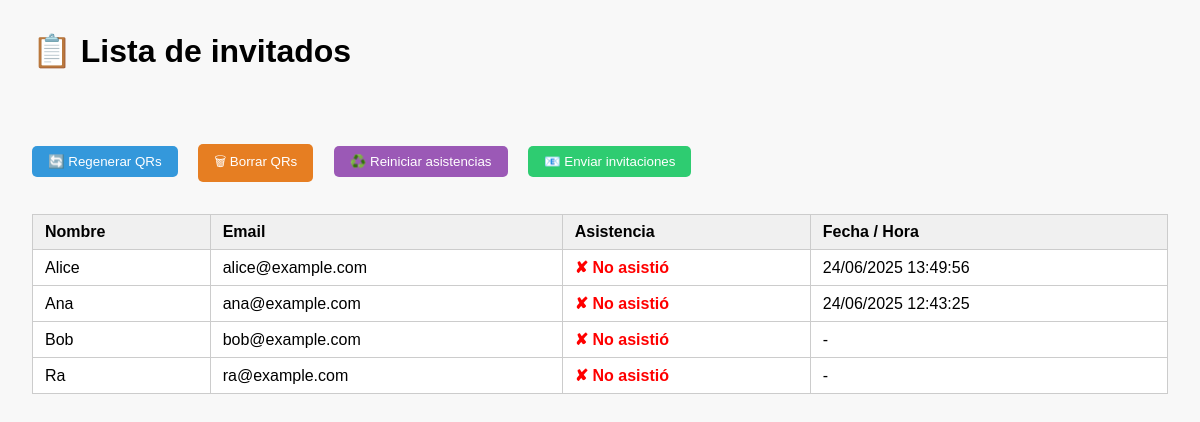
The page / on the database its author committed.
### main.py (models this page shows)
class Invitado(Base):
    __tablename__ = "invitados"
    id = Column(String, primary_key=True, index=True)
    nombre = Column(String, nullable=False)
    email = Column(String, nullable=True, unique=True)
    ha_asistido = Column(Boolean, default=False)
    fecha_hora = Column(DateTime, nullable=True)  # agregar esta línea

### main.py (the view)
@app.get("/", response_class=HTMLResponse)
def home(request: Request, msg: str = None):
    db = SessionLocal()
    invitados = db.query(Invitado).order_by(Invitado.nombre).all()
    db.close()
    return templates.TemplateResponse("inicio.html", {"request": request, "invitados": invitados, "msg": msg})

### templates/inicio.html (shortened to what this page needs)
<!DOCTYPE html>
<html lang="es">
<head>
</head>
<body>
    <h1>📋 Lista de invitados</h1>
    <div class="acciones">
        <form method="post" action="/regenerar" style="display:inline;">
            <button type="submit" class="regenerar">🔄 Regenerar QRs</button>
        </form>
        <form method="post" action="/limpiar" style="display:inline;">
            <button type="submit" class="limpiar">🗑 Borrar QRs</button>
        </form>
        <form method="post" action="/reset-asistencias" style="display:inline;">
            <button type="submit" class="reiniciar">♻️ Reiniciar asistencias</button>
        </form>
        <form method="post" action="/enviar-emails" style="display:inline;">
            <button type="submit" class="emails">📧 Enviar invitaciones</button>
        </form>
    </div>
    <table>
        <thead>
            <tr>
                <th>Nombre</th>
                <th>Email</th>
                <th>Asistencia</th>
                <th>Fecha / Hora</th>
            </tr>
        </thead>
        <tbody>
            {% for invitado in invitados %}
            <tr>
                <td>{{ invitado.nombre }}</td>
                <td>{{ invitado.email or '-' }}</td>
                <td>
                    {% if invitado.ha_asistido %}
                        <span class="asistio">✔ Asistió</span>
                    {% else %}
                        <span class="no-asistio">✘ No asistió</span>
                    {% endif %}
                </td>
                <td>
                    {% if invitado.fecha_hora %}
                        {{ invitado.fecha_hora.strftime("%d/%m/%Y %H:%M:%S") }}
                    {% else %}
                        -
                    {% endif %}
                </td>
            </tr>
            {% endfor %}
        </tbody>
    </table>
</body>
</html>

### templates/inicio.html (style rules this page uses)
body { font-family: sans-serif; margin: 2rem; background-color: #f8f8f8; }
h1 { margin-bottom: 1rem; }
.acciones { margin-bottom: 2rem; }
button { padding: 0.5rem 1rem; margin-right: 1rem; border: none; border-radius: 5px; cursor: pointer; }
.regenerar { background-color: #3498db; color: white; }
.limpiar { background-color: #e67e22; color: white; }
.reiniciar { background-color: #9b59b6; color: white; }
.emails { background-color: #2ecc71; color: white; }
table { border-collapse: collapse; width: 100%; background: white; }
th, td { border: 1px solid #ccc; padding: 8px 12px; text-align: left; }
th { background-color: #f0f0f0; }
.no-asistio { color: red; font-weight: bold; }

### rows shown on the page
Invitado: nombre "Alice", email "alice@example.com", ha_asistido "✘ No asistió", fecha_hora "24/06/2025 13:49:56"
Invitado: nombre "Ana", email "ana@example.com", ha_asistido "✘ No asistió", fecha_hora "24/06/2025 12:43:25"
Invitado: nombre "Bob", email "bob@example.com", ha_asistido "✘ No asistió"
Invitado: nombre "Ra", email "ra@example.com", ha_asistido "✘ No asistió"
